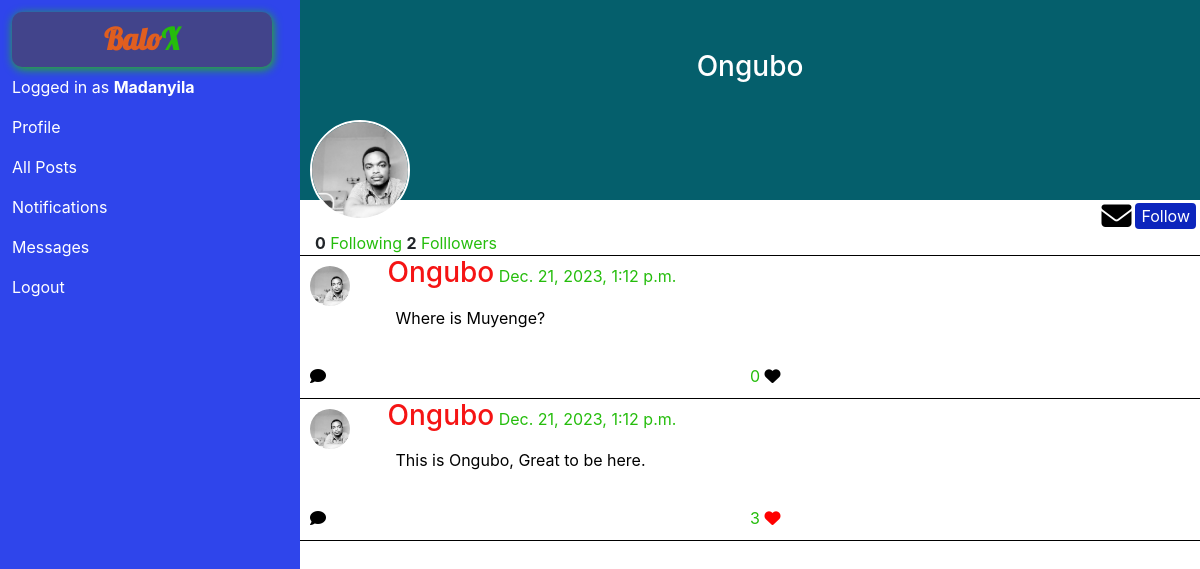
The app's page /4 (signed in) with its own data.
### network/models.py (models this page shows, shortened)
class User(AbstractUser):
    pass

class Post(models.Model):
    author = models.ForeignKey(User, on_delete=models.CASCADE, related_name='tweet')
    tweet = models.TextField(verbose_name='post', null=False, blank=False)
    liked_by = models.ManyToManyField(User, related_name='liked_posts', null=True, blank=True)
    likes = models.IntegerField(null=True, blank=True, verbose_name='like', max_length=20, default=0)
    time = models.DateTimeField(verbose_name='creation time')

### network/views.py (the view)
# urls.py: path('<int:profile_id>', views.profile, name='profile'),
@login_required
def profile(request, profile_id):
        profile = User.objects.get(pk=profile_id)
        if profile:
            if Account.objects.filter(user=profile).exists():
                followings = Account.objects.filter(user=profile).count()
            else:
                followings = 0
            if profile.followers:
                followers = profile.followers.all().count()
            else:
                followers = 0
            posts = Post.objects.filter(author=profile).order_by('-time')
            if Account.objects.filter(user=request.user, target=profile).exists():
                account = Account.objects.get(user=request.user, target=profile)
                followed = account.is_following
            else:
                followed = False
            return render(request, 'network/profile.html', {
            'profile' : profile,
            "followings" : followings,
            'followers' : followers,
            'followed' : followed,
            'posts' : posts
            })
        else:
            messages.error(request, 'Profile does not exist')
            return HttpResponseRedirect(reverse('index'))

### network/templates/network/profile.html (shortened to what this page needs)
{% extends 'network/layout.html' %}
{% load static %}
{% block body %}
<section id="profile_info">
    <div class="profile_imgs">
        <img src="{% static 'network/user.jpg' %}" alt="img">
        <h3>{{profile|capfirst}}</h3>
    </div>
    <div class="profile_btn">
        {% if profile != request.user %}
        <i class="fa-solid fa-envelope"></i>
        {% if followed %}
        <button class="btn-primary follow-btn" data-id="{{profile.id}}" id="follow-btn-{{profile.id}}">Unfollow</button>
        {% else %}
        <button class="btn-primary follow-btn" data-id="{{profile.id}}" id="follow-btn-{{profile.id}}">Follow</button>
        {% endif %}
        {% endif %}
    </div>
    <div class="follow_following container">
        <strong id="followings-{{profile.id}}">{{followings}}</strong>
        <span>Following</span>
        <strong id="followers-{{profile.id}}">{{followers}}</strong>
        <span>Folllowers</span>
    </div>
</section>
{% for post in posts %}
<section class="tweet">
    <div class="row container">
        <div class="userImg col-sm-1">
            <img src="{% static 'network/user.jpg' %}" alt="">
        </div>
        <div class="tweetContent col-sm-11">
            <h3 class="username">{{post.author|capfirst}}</h3>
            <span>{{post.time}}</span>
            <p>{{post.tweet}}</p>
        </div>
    </div>
    <div class="tweetIcon container row">
        <div class="col">
            <i class="fa-solid fa-comment"></i>
        </div>
        <div class="col">
            <span id="post-likes-{{post.id}}">{{post.likes}}</span>
            {% if request.user in post.liked_by.all %}
                <i class="liked fa-solid fa-heart likeIcon" data-like="post-{{post.id}}" id="post-like-{{post.id}}"></i>
            {% else %}
                <i class="unliked fa-solid fa-heart likeIcon" data-like="post-{{post.id}}" id="post-like-{{post.id}}"></i>
            {% endif %}
        </div>
    </div>
</section>
{% endfor %}
{% endblock %}

### network/templates/network/layout.html (shortened to what this page needs)
{% load static %}
<!DOCTYPE html>
<html lang="en">
    <head>
        <link rel="stylesheet" href="https://stackpath.bootstrapcdn.com/bootstrap/4.4.1/css/bootstrap.min.css">
        <link href="{% static 'network/styles.css' %}" rel="stylesheet">
    </head>
    <body>
        <div class="container-fluid">
            <div class="row">
                <nav class="navbar navbar-left col-sm-3" id="navbar-left">
                        <div class="left-container">
                                <ul class="navbar-nav mr-auto">
                                    <strong class="log navbar-brand">Balo<span>X</span></strong>
                                {% if user.is_authenticated %}
                                    <li class="nav-item">
                                        <a class="nav-link" href="#">Logged in as <strong>{{ request.user|capfirst}}</strong></a>
                                    </li>
                                    <li class="nav-item">
                                        <a class="nav-link" href="{% url 'profile' request.user.id %}">Profile</a>
                                    </li>
                                {% endif %}
                                <li class="nav-item">
                                    <a class="nav-link" href="{% url 'index' %}">All Posts</a>
                                </li>
                                <li class="nav-item">
                                <a class="nav-link" href="#">Notifications</a>
                                </li>
                                <li class="nav-item">
                                    <a class="nav-link" href="#">Messages</a>
                                </li>
                                {% if user.is_authenticated %}
                                    <li class="nav-item">
                                        <a class="nav-link" href="{% url 'logout' %}">Logout</a>
                                    </li>
                                {% endif %}
                                </ul>
                        </div>
                </nav>
                <div class="body col-sm-9">
                    {% block body %}
                    {% endblock %}
                </div>
            </div>
        </div>
    </body>
</html>

### network/static/network/styles.css (style rules this page uses)
body { background-color: white; }
.left-container { padding: 2px !important; }
.navbar-left { position: fixed; display: block; padding: 10px; height: 100vh; background-color: #2F45EB; }
.navbar-left a { color: white; }
.navbar { height: 100vh; }
span { color:#25BD0C; }
.navbar-brand { box-sizing: border-box; text-align: center; font-size: 30px; color: #E05E1F; background-color: #42448B; border-radius: 10px; box-shadow: 1px 2px 10px #25BD0C; font-family: 'Lobster', sans-serif; }
.body { padding: 0 !important; position: absolute; right: 0; }
section { border-bottom: solid 1px black; position: relative; }
.userImg { padding: 10px; }
.userImg img { width: 40px; height: 40px; border-radius: 50%; }
.tweetContent h3 { display: inline-block; color: rgb(245, 20, 20); }
.tweet p { padding: 8px; color: black; }
.tweetIcon { padding: 10px; color: white; }
.fa-solid { color: black; }
.profile_imgs { background-color: rgb(5, 95, 108); position: relative; height: 200px; }
.profile_imgs img { position: absolute; width: 100px; height: 100px; border-radius: 50%; left: 10px; bottom: -20px; border: solid 2px white; }
.profile_imgs h3 { color: white; position: relative; top: 50px; text-align: center; }
.profile_btn { display: flex; justify-content: right; color: white; align-items: center; height: 15px; margin-top: 8px; }
.profile_btn button { margin: 4px; border-style: none !important; border-radius: 4px !important; }
.profile_btn i { font-size: 30px; }
.username { color: #2F45EB; }
.postcontents h4,p { color: white; }
.btn-primary { background-color: #0C25BD !important; }
.liked { color: red; }
.unliked { color: black; }

### records on screen
User: user "Madanyila"
User: username "Ongubo"
Post: author "Ongubo", time "Dec. 21, 2023, 1:12 p.m.", tweet "Where is Muyenge?", likes "0"
Post: author "Ongubo", time "Dec. 21, 2023, 1:12 p.m.", tweet "This is Ongubo, Great to be here.", likes "3"

### other values on screen
{{ followings }} "0"
{{ followers }} "2"
